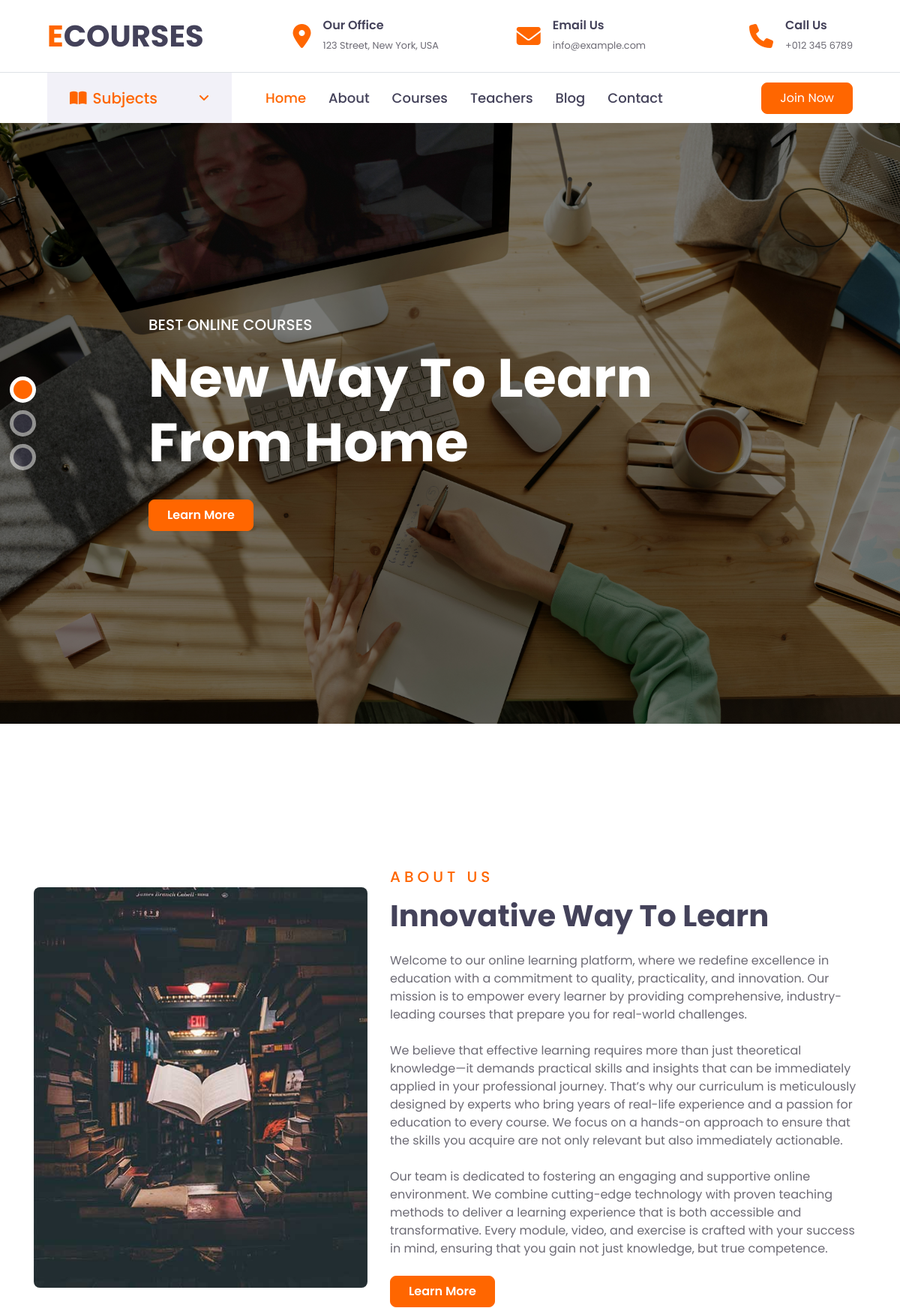
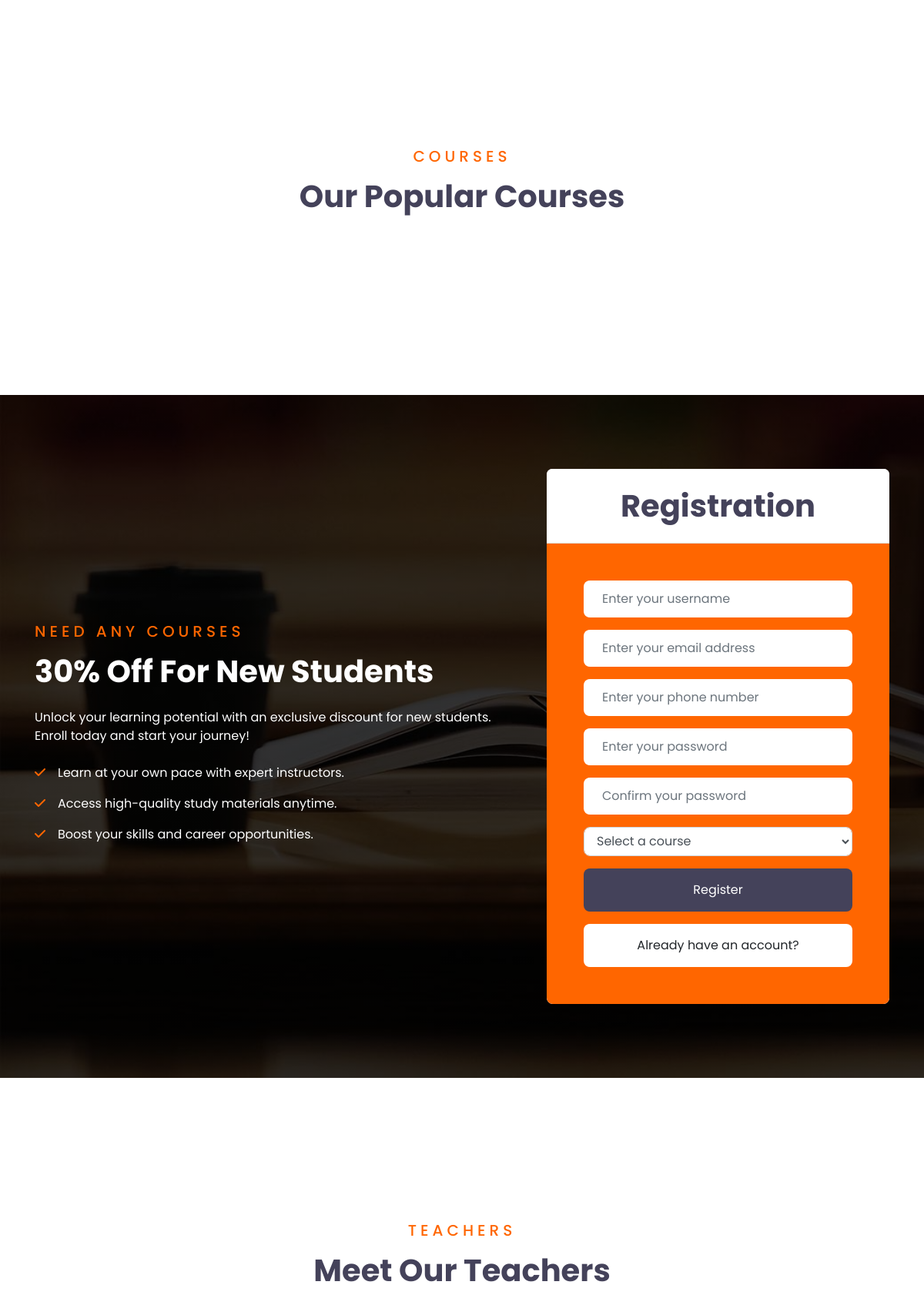
The page / (upper part) on the database its author committed (2 pictures, top to bottom).
### myapp/models.py (models this page shows)
class IndexSlider(models.Model):
    title = models.CharField(max_length=100)
    subtitle = models.CharField(max_length=200)
    url = models.CharField(null=True, blank=True)
    image = models.ImageField(upload_to='images/', null=True, blank=True)
    created_at = models.DateTimeField(auto_now=True)
    updated_at = models.DateTimeField(auto_now=True)

class AboutUs(models.Model):
    title = models.CharField(max_length=100)
    h1 = models.CharField(max_length=100)
    description= models.TextField(max_length=2000)
    url = models.CharField(null=True, blank=True)
    image = models.ImageField(upload_to='images/', null=False, blank=False)
    created_at = models.DateTimeField(auto_now=True)
    updated_at = models.DateTimeField(auto_now=True)

### myapp/views.py (the view, shortened to what this page needs)
# urls.py: path('', views.index, name='index'),
def index(request):
    about_us = AboutUs.objects.all()
    sliders = IndexSlider.objects.all()
    explore_top_subjects = ExploreTopSubjects.objects.all()
    courses = Courses.objects.all()
    teachers = Teachers.objects.all()
    testimonials = TestimonialSlider.objects.all()
    get_in_touch = GetInTouch.objects.all()
    EXPERIENCES = ["Təcrübəsiz", "Tələbə", "Peşəkar"]
    blogs = Blog.objects.order_by('-created_at')[:3]
    return render(request, 'index.html', {
        "sliders": sliders,
        "about_us": about_us,
        "explore_top_subjects": explore_top_subjects,
        "courses": courses,
        "teacher": teachers,
        "testimonial": testimonials,
        "get_in_touch": get_in_touch,
        "last_posts": blogs,
        "experiences": EXPERIENCES,
    })

### templates/index.html (shortened to what this page needs)
{% extends 'base.html' %}
{% load static %}
{% block content %}
    <div class="container-fluid p-0 pb-5 mb-5">
        <div id="header-carousel" class="carousel slide carousel-fade" data-ride="carousel">
            <ol class="carousel-indicators">
                {% for slider in sliders %}
                {% if forloop.first %}
                <li data-target="#header-carousel" data-slide-to="{{forloop.counter0}}" class="active"></li>
                {% else %}
                <li data-target="#header-carousel" data-slide-to="{{forloop.counter0}}"></li>
                {% endif %}
                {% endfor %}
            </ol>
            <div class="carousel-inner">
                {% for slider in sliders %}
                {% if forloop.first %}
                <div class="carousel-item active" style="min-height: 300px;">
                    <img class="position-relative w-100" src="{{ slider.image.url }}" style="min-height: 300px; object-fit: cover;">
                    <div class="carousel-caption d-flex align-items-center justify-content-center">
                        <div class="p-5" style="width: 100%; max-width: 900px;">
                            <h5 class="text-white text-uppercase mb-md-3">{{ slider.title }}</h5>
                            <h1 class="display-3 text-white mb-md-4">{{ slider.subtitle }}</h1>
                            <a href="{{ slider.url }}" class="btn btn-primary py-md-2 px-md-4 font-weight-semi-bold mt-2">Learn More</a>
                        </div>
                    </div>
                </div>
                {% endif %}
                {% endfor %}
            </div>
        </div>
    </div>
    <div class="container-fluid py-5">
        <div class="container py-5">
            <div class="row align-items-center">
                <div class="col-lg-5">
                    <img class="img-fluid rounded mb-4 mb-lg-0" src="{{ about_us.0.image.url }}" alt="">
                </div>
                <div class="col-lg-7">
                    <div class="text-left mb-4">
                        <h5 class="text-primary text-uppercase mb-3" style="letter-spacing: 5px;">{{ about_us.0.title }}</h5>
                        <h1>{{ about_us.0.h1 }}</h1>
                    </div>
                    <p>{{ about_us.0.description|linebreaksbr }}</p>
                    <a href="{{about_us.0.url}}" class="btn btn-primary py-md-2 px-md-4 font-weight-semi-bold mt-2">Learn More</a>
                </div>
            </div>
        </div>
    </div>
    <div class="container-fluid py-5">
        <div class="container py-5">
            <div class="text-center mb-5">
                <h5 class="text-primary text-uppercase mb-3" style="letter-spacing: 5px;">Courses</h5>
                <h1>Our Popular Courses</h1>
            </div>
        </div>
    </div>
{% if user.is_authenticated %}
{% else %}
        <div class="container-fluid bg-registration py-5" style="margin: 90px 0;">
        <div class="container py-5">
            <div class="row align-items-center">
                <div class="col-lg-7 mb-5 mb-lg-0">
                    <div class="mb-4">
                        <h5 class="text-primary text-uppercase mb-3" style="letter-spacing: 5px;">Need Any Courses</h5>
                        <h1 class="text-white">30% Off For New Students</h1>
                    </div>
                    <p class="text-white">
                        Unlock your learning potential with an exclusive discount for new students. Enroll today and start your journey!
                    </p>
                    <ul class="list-inline text-white m-0">
                        <li class="py-2"><i class="fa fa-check text-primary mr-3"></i>Learn at your own pace with expert instructors.</li>
                        <li class="py-2"><i class="fa fa-check text-primary mr-3"></i>Access high-quality study materials anytime.</li>
                        <li class="py-2"><i class="fa fa-check text-primary mr-3"></i>Boost your skills and career opportunities.</li>
                    </ul>
                </div>
                <div class="col-lg-5">
                    <div class="card border-0">
                        <div class="card-header bg-light text-center p-4">
                            <h1 class="m-0">Registration</h1>
                        </div>
                        <div class="card-body rounded-bottom bg-primary p-5">
                            <form method="POST" action="{% url 'register_page' %}">
                                <div class="form-group">
                                    <input type="text" name="username" class="form-control border-0 p-4" placeholder="Enter your username" required>
                                </div>
                                <div class="form-group">
                                    <input type="email" name="email" class="form-control border-0 p-4" placeholder="Enter your email address" required>
                                </div>
                                <div class="form-group">
                                    <input type="text" name="phone_number" class="form-control border-0 p-4" placeholder="Enter your phone number" required>
                                </div>
                                <div class="form-group">
                                    <input type="password" name="password1" class="form-control border-0 p-4" placeholder="Enter your password" required>
                                </div>
                                <div class="form-group">
                                    <input type="password" name="password2" class="form-control border-0 p-4" placeholder="Confirm your password" required>
                                </div>
                                <div class="form-group">
                                    <select name="experience" class="form-control" required>
                                        <option value="">Select a course</option>
                                    </select>
                                </div>
                                <div>
                                    <button class="btn btn-dark btn-block border-0 py-3" type="submit">Register</button>
                                </div>
                            </form>
                            <div class="text-center mt-3">
                                <a href="{% url 'login_page' %}" class="btn btn-light btn-block border-0 py-3">
                                    Already have an account?
                                </a>
                            </div>
                        </div>
                    </div>
                </div>
            </div>
        </div>
    </div>
{% endif %}
    <div class="container-fluid py-5">
        <div class="container pt-5 pb-3">
            <div class="text-center mb-5">
                <h5 class="text-primary text-uppercase mb-3" style="letter-spacing: 5px;">Teachers</h5>
                <h1>Meet Our Teachers</h1>
            </div>
        </div>
    </div>
{% endblock %}

### rows shown on the page
IndexSlider: image (picture), title "BEST ONLINE COURSES", subtitle "New Way To Learn From Home"
AboutUs: image (picture), title "ABOUT US", h1 "Innovative Way To Learn", description "Welcome to our online learning platform, where we redefine excellence in education with a commitment to quality, practicality, and innovation. Our mission is to empower every learner by providing comprehensive, industry-leading courses that prepare you for real-world challenges. We believe that effective learning requires more than just theoretical knowledge—it demands practical skills and insights that can be immediately applied in your professional journey. That’s why our curriculum is meticulously designed by experts who bring years of real-life experience and a passion for education to every course. We focus on a hands-on approach to ensure that the skills you acquire are not only…"
